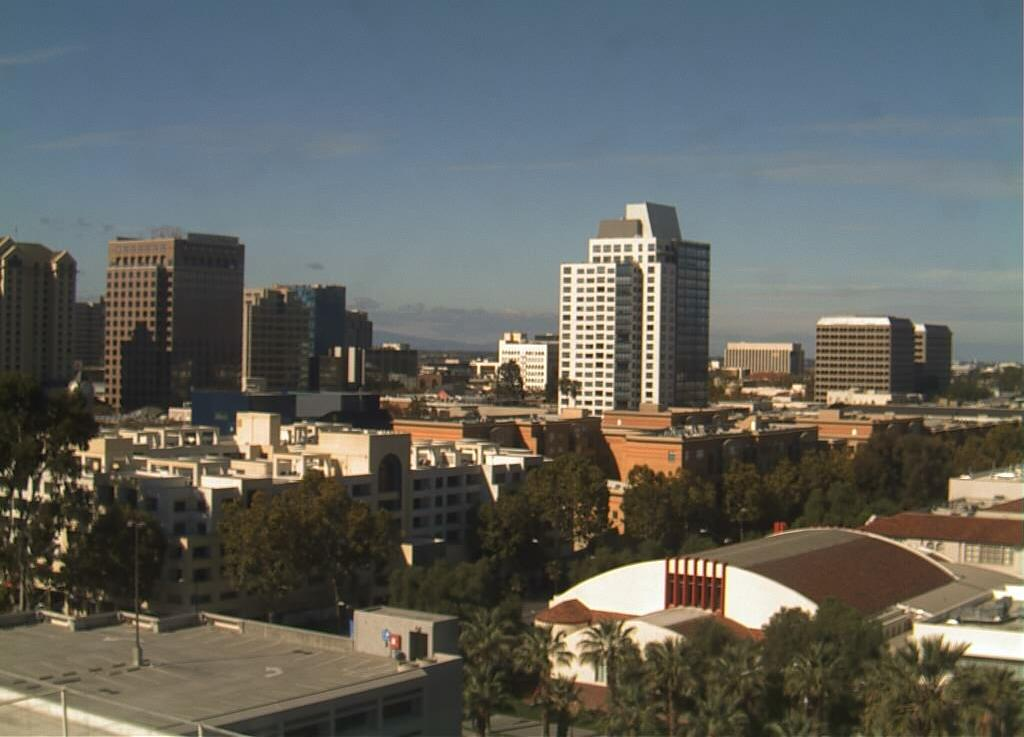
#> input picture day.jpg, 1024 x 737 px
$ jupyter execute MSE.ipynb
#> lines starting #> are read from the running program, lines starting #| are printed output that depends on the picture; pictures that were not available may be replaced by others from this repository, and a replacement may not be noted
[cell 1]
import cv2
import numpy as np
import matplotlib.pyplot as plt

[cell 2]
day = cv2.imread("day.jpg")
#> day is the input picture: shape (737, 1024, 3); mean B, G, R 95, 99.7, 98.2
generated = cv2.imread("image.png")
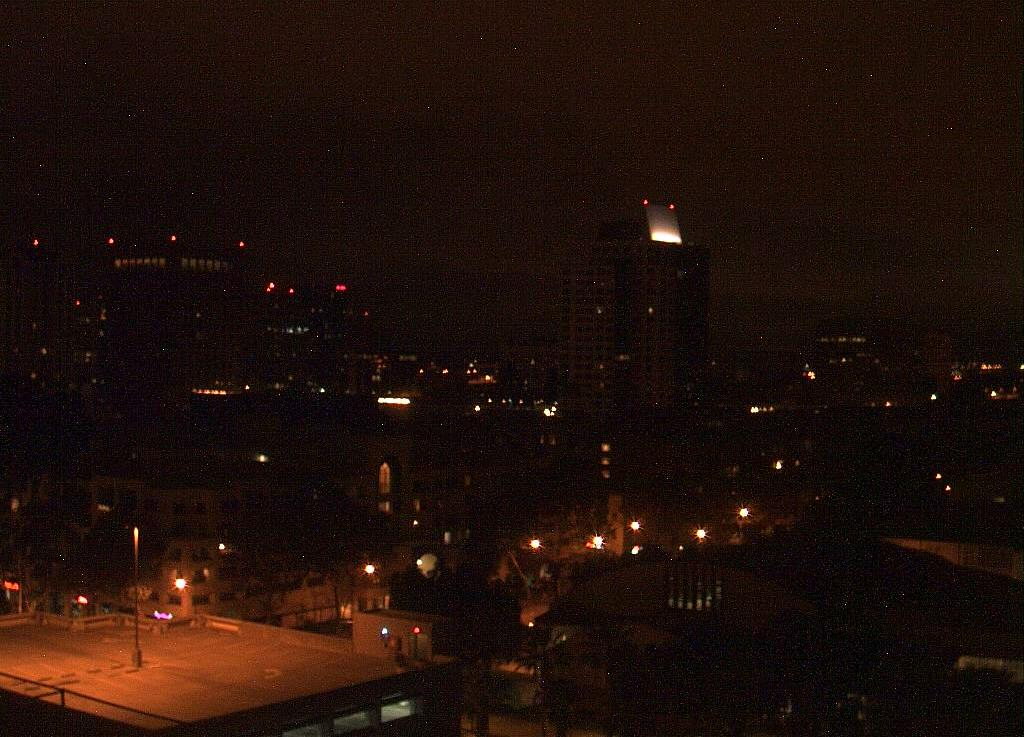
#> input picture night.jpg, 1024 x 737 px, given in place of image.png, which was not available
#> generated is the input picture: shape (737, 1024, 3); mean B, G, R 10.4, 16.3, 32.7

if day is None or generated is None:
    raise FileNotFoundError("Where is files?")

# Resize if needed
if day.shape != generated.shape:
    generated = cv2.resize(generated, (day.shape[1], day.shape[0]))


day_rgb = cv2.cvtColor(day, cv2.COLOR_BGR2RGB)
generated_rgb = cv2.cvtColor(generated, cv2.COLOR_BGR2RGB)

[cell 3]
def compute_channel_mse(img1, img2):
    mse_r = np.mean((img1[:,:,0] - img2[:,:,0]) ** 2)
#> mse_r = 112
    mse_g = np.mean((img1[:,:,1] - img2[:,:,1]) ** 2)
#> mse_g = 103.6
    mse_b = np.mean((img1[:,:,2] - img2[:,:,2]) ** 2)
#> mse_b = 95.26

    mse_overall = (mse_r + mse_g + mse_b) / 3
#> mse_overall = 103.6
    return mse_r, mse_g, mse_b, mse_overall

[cell 4]
mse_r, mse_g, mse_b, mse_total = compute_channel_mse(generated_rgb, day_rgb)
#> mse_r = 112; mse_g = 103.6; mse_b = 95.26; mse_total = 103.6

print("\nPixel-wise MSE (BEFORE Matching):")
print(f"MSE Red:   {mse_r:.2f}")
#| MSE Red:   111.96
print(f"MSE Green: {mse_g:.2f}")
#| MSE Green: 103.62
print(f"MSE Blue:  {mse_b:.2f}")
#| MSE Blue:  95.26
print(f"Overall MSE: {mse_total:.2f}")
#| Overall MSE: 103.61

[cell 5]
def show_histograms(img1, img2, label2):
#> called with label2 = 'Night'
    colors = ['r', 'g', 'b']
    channel_names = ['Red', 'Green', 'Blue']

    plt.figure(figsize=(12, 8))

    for i in range(3):
        plt.subplot(3, 1, i+1)
        plt.hist(img1[:,:,i].ravel(), bins=256, alpha=0.5,
                 color=colors[i], label='Day')
        plt.hist(img2[:,:,i].ravel(), bins=256,
                 histtype='step', linewidth=2,
                 color=colors[i], label=label2)

        plt.title(f'{channel_names[i]} Channel Histogram')
        plt.xlabel("Pixel Intensity")
        plt.ylabel("Frequency")
        plt.legend()

    plt.tight_layout()
    plt.show()
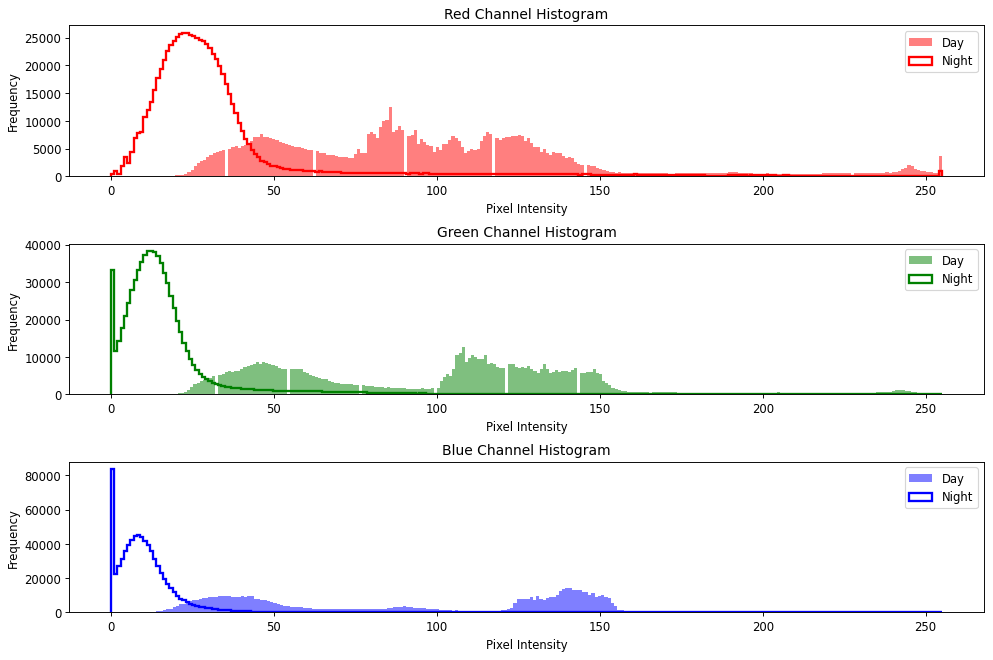
#> figure drawn by matplotlib, 3 panels; panel 1: tallest bar 12435 high, from x = 85.19 to 86.15; panel 2: tallest bar 12649 high, from x = 107.6 to 108.6; panel 3: tallest bar 14270 high, from x = 140.4 to 141.4

[cell 6]
print("Showing ORIGINAL histograms...")
show_histograms(day_rgb, generated_rgb, "Night")

mse_r, mse_g, mse_b, mse_total = compute_channel_mse(generated_rgb, day_rgb)

print("\nPixel-wise MSE (BEFORE Matching):")
print(f"MSE Red:   {mse_r:.2f}")
#| MSE Red:   111.96
print(f"MSE Green: {mse_g:.2f}")
#| MSE Green: 103.62
print(f"MSE Blue:  {mse_b:.2f}")
#| MSE Blue:  95.26
print(f"Overall MSE: {mse_total:.2f}")
#| Overall MSE: 103.61

[cell 7]
def histogram_match(source, template):
    oldshape = source.shape
    source = source.ravel()
    template = template.ravel()

    s_values, bin_idx, s_counts = np.unique(source, return_inverse=True, return_counts=True)
    t_values, t_counts = np.unique(template, return_counts=True)

    s_quantiles = np.cumsum(s_counts).astype(np.float64)
    s_quantiles /= s_quantiles[-1]

    t_quantiles = np.cumsum(t_counts).astype(np.float64)
    t_quantiles /= t_quantiles[-1]

    interp_t_values = np.interp(s_quantiles, t_quantiles, t_values)

    return interp_t_values[bin_idx].reshape(oldshape)

[cell 8]
def histogram_match_3d(source, template, bins=32):
    """
    Match 3D color histogram of source to template.
    Preserves color relationships better than per-channel matching.
    """
#> called with bins = 32
    from scipy.interpolate import RegularGridInterpolator

    # Reshape to list of RGB values
    s_pixels = source.reshape(-1, 3)
    t_pixels = template.reshape(-1, 3)

    # Compute 3D histograms
    s_hist, edges = np.histogramdd(s_pixels, bins=bins, density=True)
#> edges = 3 items
    t_hist, _ = np.histogramdd(t_pixels, bins=edges, density=True)

    # Compute 3D CDFs
    s_cdf = np.cumsum(s_hist.ravel()) / s_hist.sum()
    t_cdf = np.cumsum(t_hist.ravel()) / t_hist.sum()

    # Create mapping in 3D space
    mapping = np.zeros_like(s_hist.ravel())
    for i, s_val in enumerate(s_cdf):
        mapping[i] = np.argmin(np.abs(t_cdf - s_val))
#> this loop made 32768 passes
#> s_val on passes 1 to 3: 0.0264, 0.0269, 0.0269

    mapping = mapping.reshape(s_hist.shape)

    # Create interpolation function for mapping
    points = [np.linspace(0, 1, bins) for _ in range(3)]
#> points = 3 items
    interpolator = RegularGridInterpolator(points, mapping,
                                          bounds_error=False, fill_value=None)

    # Map each pixel
    s_norm = s_pixels / 255.0  # Normalize to [0,1]
    mapped_indices = interpolator(s_norm)

    # Convert mapped indices back to RGB values
    result = np.zeros_like(s_pixels)
    for i in range(3):
        bin_width = 1.0 / bins
        result[:, i] = (mapped_indices[..., i] * bin_width + bin_width/2) * 255

    return result.reshape(source.shape)
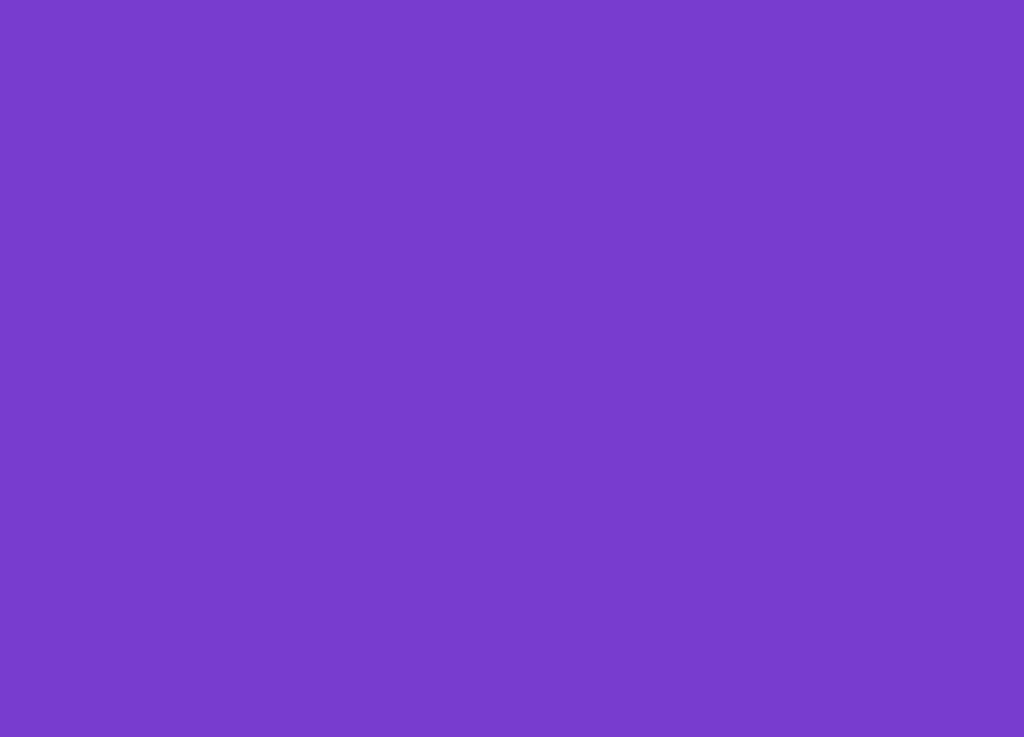
#> returned value: shape (737, 1024, 3); mean of channels 0, 1, 2 205, 60, 121; drawn as B, G, R

[cell 9]
matched = np.zeros_like(generated_rgb)
histogram_match_3d(generated_rgb, day_rgb)

[cell 10]
matched = np.zeros_like(generated_rgb)
for i in range(3):
    matched[:,:,i] = histogram_match(generated_rgb[:,:,i], day_rgb[:,:,i])
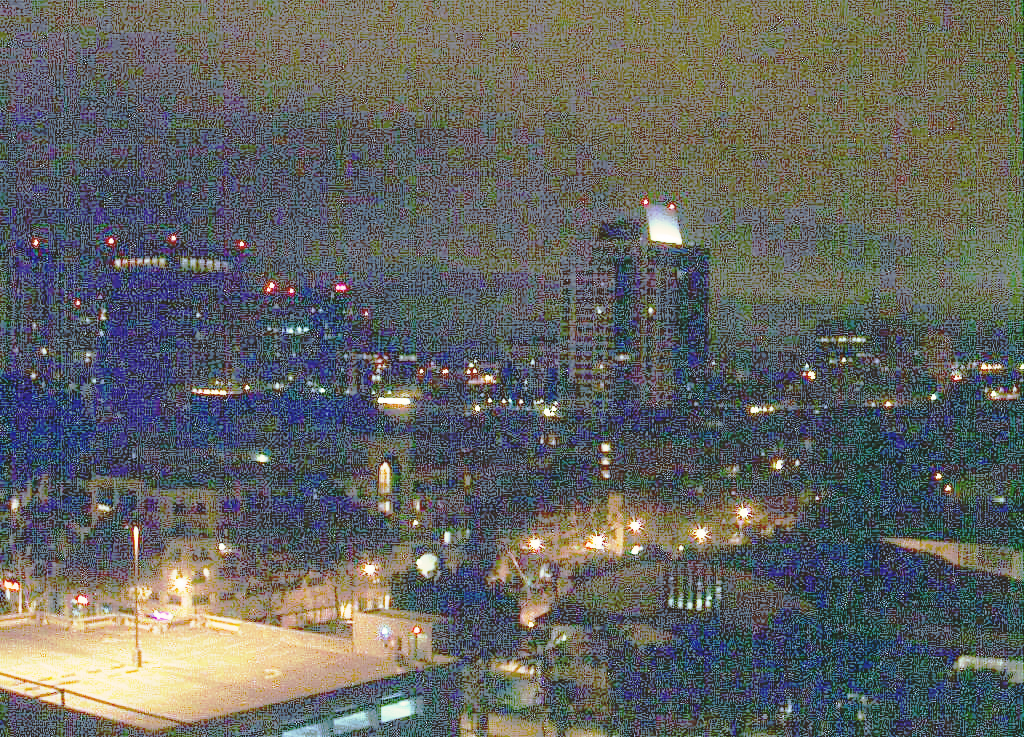
#> matched: shape (737, 1024, 3); mean R, G, B 98.7, 101.3, 98

matched = matched.astype(np.uint8)

[cell 11]
print("\nShowing MATCHED histograms...")
show_histograms(day_rgb, matched, "Matched Night")
#> call 2 of show_histograms, with label2 = 'Matched Night'
#> in show_histograms (call 2), `plt.show()`:
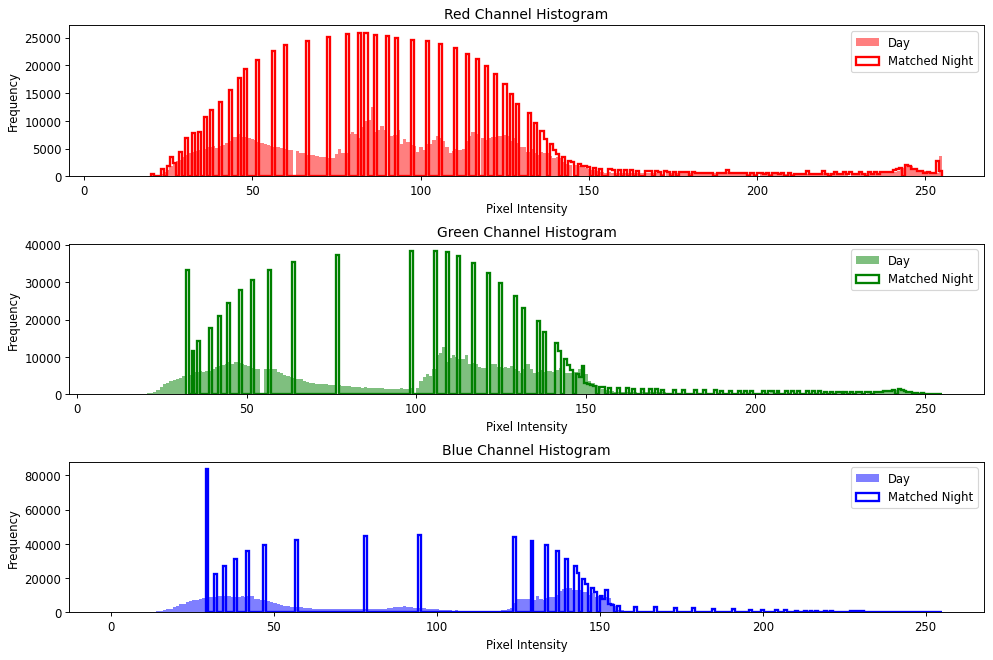
#> figure drawn by matplotlib, 3 panels; panel 1: tallest bar 12435 high, from x = 85.19 to 86.15; panel 2: tallest bar 12649 high, from x = 107.6 to 108.6; panel 3: tallest bar 14270 high, from x = 140.4 to 141.4

mse_r2, mse_g2, mse_b2, mse_total2 = compute_channel_mse(matched, day_rgb)
#> mse_r2 = 103.4; mse_g2 = 100.7; mse_b2 = 98.45; mse_total2 = 100.9

print("\nPixel-wise MSE (AFTER Matching):")
print(f"MSE Red:   {mse_r2:.2f}")
#| MSE Red:   103.44
print(f"MSE Green: {mse_g2:.2f}")
#| MSE Green: 100.67
print(f"MSE Blue:  {mse_b2:.2f}")
#| MSE Blue:  98.45
print(f"Overall MSE: {mse_total2:.2f}")
#| Overall MSE: 100.85
